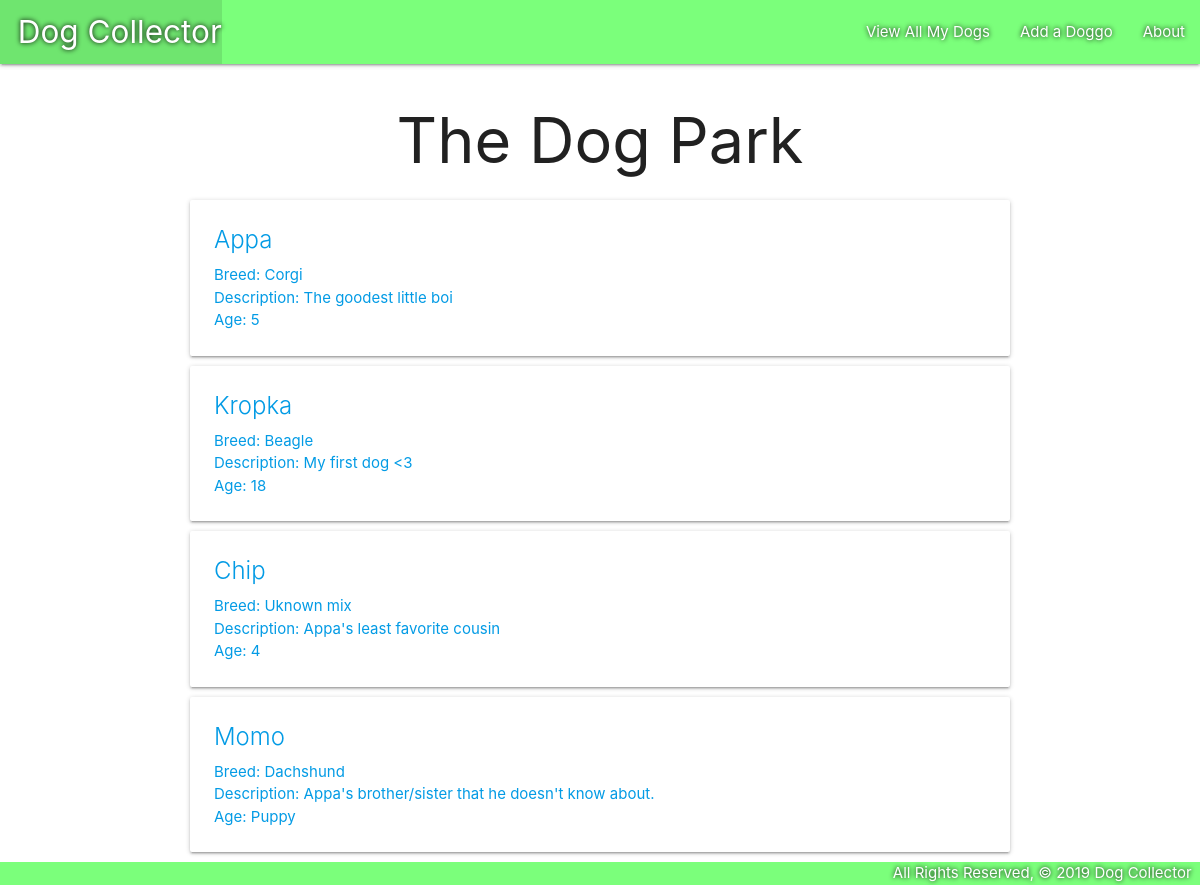
/dogs/, run on the app's committed database.
### main_app/models.py (models this page shows, shortened)
class Dog(models.Model):
    name = models.CharField(max_length=100)
    breed = models.CharField(max_length=100)
    description = models.TextField(max_length=250)
    age = models.IntegerField()

### main_app/views.py (the view)
# urls.py: path('dogs/', views.dog_index, name='dog_index'),
def dog_index(request):
    dogs = Dog.objects.all()
    return render(request, 'dogs/index.html', {'dogs': dogs})

### main_app/templates/dogs/index.html
{% extends 'base.html' %}
{% block content %}
<h1>The Dog Park</h1>
{% for d in dogs %}
<a href="{% url 'dogs_detail' d.id %}">
  <div class="card">
    <div class="card-content">
      <span class="card-title">{{ d.name }}</span>
      <p>Breed: {{ d.breed }}</p>
      <p>Description: {{ d.description }}</p>
      {% if d.age > 0 %}
        <p>Age: {{ d.age }}</p>
      {% else %}
        <p>Age: Puppy</p>
      {% endif %}
    </div>
  </div>
</a>
{% endfor %}
{% endblock %}

### main_app/static/css/style.css (style rules this page uses)
body { display: flex; min-height: 100vh; flex-direction: column; }
h1 { text-align: center; }
.card { align-self: center; margin: 10px; }

### data on the page
Dog: name "Appa", breed "Corgi", description "The goodest little boi", age "5"
Dog: name "Kropka", breed "Beagle", description "My first dog <3", age "18"
Dog: name "Chip", breed "Uknown mix", description "Appa's least favorite cousin", age "4"
Dog: name "Momo", breed "Dachshund", description "Appa's brother/sister that he doesn't know about.", age "Age: Puppy"
